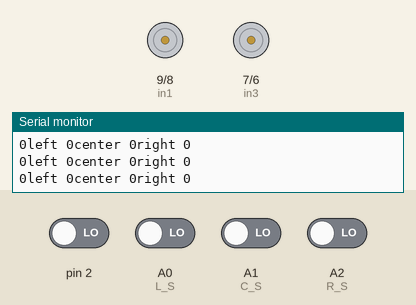
This sketch was run on a simulated Arduino Uno, built with avr-gcc and run on an emulated ATmega328P. Shown: motor-driver pin pairs drawn as motors (green arrow = first pin HIGH = forward, orange = second pin HIGH = backward, longer = more drive, scaled by the enable pin), the last lines printed to the serial monitor. The test bench sets the inputs (shaded band); at power-on: A0 (L_S), A1 (C_S), A2 (R_S), pin 2 LOW.

Above: at 1.7 s.
1.8 s: A0 (L_S) driven HIGH
At 2.7 s:
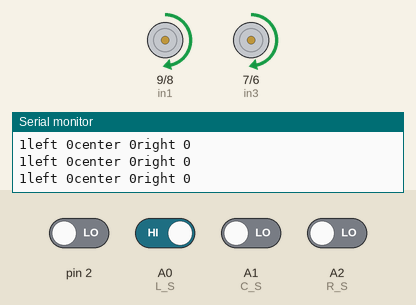
3.3 s: A0 (L_S) driven LOW and A1 (C_S) driven HIGH
At 4.5 s:
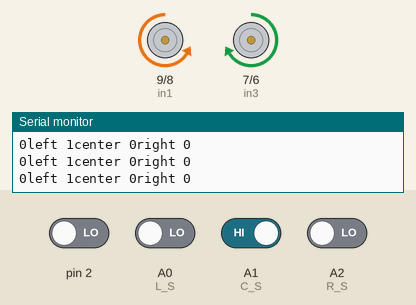
4.8 s: A2 (R_S) driven HIGH
At 5.9 s:
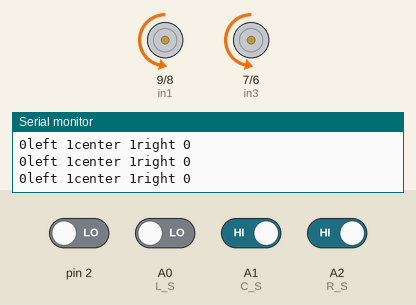
6.3 s: A2 (R_S) driven LOW
At 7.3 s:
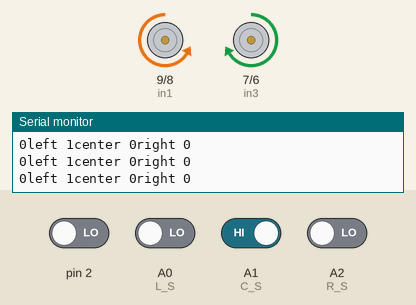
Timing chart, 0 to 8.8 s (numbered marks = the images above; inputs shaded):
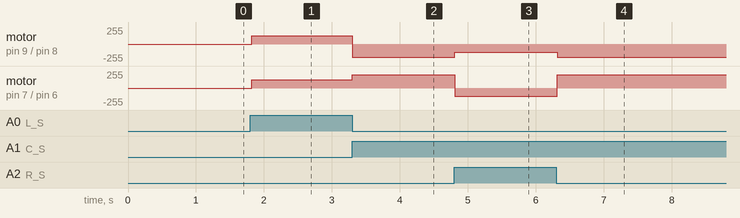

Measured:
- after the input at 1.8 s, motor on pin 9 (in1) / pin 8 (in2), motor on pin 7 (in3) / pin 6 (in4): stopped → forward 125/255 at once
- after the input at 3.3 s, motor on pin 9 (in1) / pin 8 (in2): forward 125/255 → backward 200/255 at once; motor on pin 7 (in3) / pin 6 (in4): forward 125/255 → forward 200/255 at once
- after the input at 4.8 s, motor on pin 9 (in1) / pin 8 (in2): backward 200/255 → backward 125/255 at once; motor on pin 7 (in3) / pin 6 (in4): forward 200/255 → backward 125/255 at once
- after the input at 6.3 s, motor on pin 9 (in1) / pin 8 (in2): backward 125/255 → backward 200/255 at once; motor on pin 7 (in3) / pin 6 (in4): backward 125/255 → forward 200/255 at once

The sketch:

lfr.ino.ino
```cpp
#define enA 10//Enable1 L298 Pin enA
#define in1 9 //Motor1  L298 Pin in1
#define in2 8 //Motor1  L298 Pin in1
#define in3 7 //Motor2  L298 Pin in1
#define in4 6 //Motor2  L298 Pin in1
#define enB 5 //Enable2 L298 Pin enB

#define L_S A0 //ir sensor Left
#define C_S A1 //ir sensor centre
#define R_S A2 //ir sensor Right

#define echo A2    //Echo pin
#define trigger A3 //Trigger pin

//#define servo A5

//int Set=15;
//int distance_L, distance_F, distance_R;

void setup(){ // put your setup code here, to run once

Serial.begin(9600); // start serial communication at 9600bps

pinMode(R_S, INPUT);//declare ir sensor input
pinMode(C_S, INPUT);// declare ir sensor as input
pinMode(L_S, INPUT); // declare ir sensor as input

pinMode(echo, INPUT );// declare ultrasonic sensor Echo pin as input
pinMode(trigger, OUTPUT); // declare ultrasonic sensor Trigger pin as Output

pinMode(enA, OUTPUT); // declare as output for L298 Pin enA
pinMode(in1, OUTPUT); // declare as output for L298 Pin in1
pinMode(in2, OUTPUT); // declare as output for L298 Pin in2
pinMode(in3, OUTPUT); // declare as output for L298 Pin in3
pinMode(in4, OUTPUT); // declare as output for L298 Pin in4
pinMode(enB, OUTPUT); // declare as output for L298 Pin enB

analogWrite(enA, 200); // Write The Duty Cycle 0 to 255 Enable Pin A for Motor1 Speed
analogWrite(enB, 200); // Write The Duty Cycle 0 to 255 Enable Pin B for Motor2 Speed

//pinMode(servo, OUTPUT);

/* for (int angle = 70; angle <= 140; angle += 5)  {
   servoPulse(servo, angle);  }
 for (int angle = 140; angle >= 0; angle -= 5)  {
   servoPulse(servo, angle);  }

 for (int angle = 0; angle <= 70; angle += 5)  {
   servoPulse(servo, angle);  }

distance_F = Ultrasonic_read(); */

delay(500);
}


void loop(){
//==============================================
//     Line Follower and Obstacle Avoiding
//==============================================

//distance_F = Ultrasonic_read();
Serial.print(digitalRead(L_S));
Serial.print("left ");
Serial.print(digitalRead(C_S));
Serial.print("center ");
Serial.print(digitalRead(R_S));
Serial.print("right ");
Serial.print(digitalRead(2));
Serial.print("\n");


//if Right Sensor and Left Sensor are at White color then it will call forword function
 if((digitalRead(R_S) == 1)&&(digitalRead(L_S) == 1)&&(digitalRead(C_S) == 1)){
  forward();

 }

 if((digitalRead(R_S) == 0)&&(digitalRead(L_S) == 0)&&(digitalRead(C_S) == 1)){
  forward();

 }
//if Right Sensor is Black and Left Sensor is White then it will call turn Right function
 if((digitalRead(R_S) == 1)&&(digitalRead(L_S) == 0)&&(digitalRead(C_S) == 1)){
  turnRight();

 }
 if((digitalRead(R_S) == 1)&&(digitalRead(L_S) == 0)&&(digitalRead(C_S) == 0)){
  turnRight();

 }
 if((digitalRead(R_S) == 0)&&(digitalRead(L_S) == 1)&&(digitalRead(C_S) == 1)){
  turnLeft();

 }
  if((digitalRead(R_S) == 0)&&(digitalRead(L_S) == 1)&&(digitalRead(C_S) == 0)){
  turnLeft();

 }
delay(10);
}


//**********************Ultrasonic_read****************************

void forward(){  //forword
analogWrite(enA, 200); // Write The Duty Cycle 0 to 255 Enable Pin A for Motor1 Speed
analogWrite(enB, 200); // Write The Duty Cycle 0 to 255 Enable Pin B for Motor2 Speed
digitalWrite(in1, LOW); //Left Motor backword Pin
digitalWrite(in2, HIGH); //Left Motor forword Pin
digitalWrite(in3, HIGH); //Right Motor forword Pin
digitalWrite(in4, LOW); //Right Motor backword Pin
}

void backword(){ //backword
analogWrite(enA, 125); // Write The Duty Cycle 0 to 255 Enable Pin A for Motor1 Speed
analogWrite(enB, 125);
digitalWrite(in1, HIGH); //Left Motor backword Pin
digitalWrite(in2, LOW); //Left Motor forword Pin
digitalWrite(in3, LOW); //Right Motor forword Pin
digitalWrite(in4, HIGH); //Right Motor backword Pin
}

void turnRight(){ //turnRight
analogWrite(enA, 125); // Write The Duty Cycle 0 to 255 Enable Pin A for Motor1 Speed
analogWrite(enB, 125);
digitalWrite(in1, LOW); //Left Motor backword Pin
digitalWrite(in2, HIGH); //Left Motor forword Pin
digitalWrite(in3, LOW); //Right Motor forword Pin
digitalWrite(in4, HIGH); //Right Motor backword Pin
}

void turnLeft(){ //turnLeft
analogWrite(enA, 125); // Write The Duty Cycle 0 to 255 Enable Pin A for Motor1 Speed
analogWrite(enB, 125);
digitalWrite(in1, HIGH); //Left Motor backword Pin
digitalWrite(in2, LOW); //Left Motor forword Pin
digitalWrite(in3, HIGH); //Right Motor forword Pin
digitalWrite(in4, LOW); //Right Motor backword Pin
}

void Stop(){ //stop
digitalWrite(in1, LOW); //Left Motor backword Pin
digitalWrite(in2, LOW); //Left Motor forword Pin
digitalWrite(in3, LOW); //Right Motor forword Pin
digitalWrite(in4, LOW); //Right Motor backword Pin
}
```
